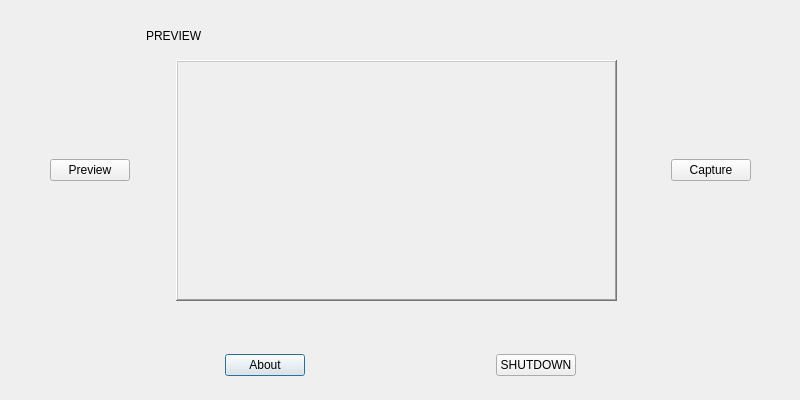
<?xml version="1.0" encoding="UTF-8"?>
<ui version="4.0">
 <class>homepage</class>
 <widget class="QDialog" name="homepage">
  <property name="geometry">
   <rect>
    <x>0</x>
    <y>0</y>
    <width>800</width>
    <height>400</height>
   </rect>
  </property>
  <property name="windowTitle">
   <string>Students' Identification System</string>
  </property>
  <widget class="QWidget" name="horizontalLayoutWidget_2">
   <property name="geometry">
    <rect>
     <x>40</x>
     <y>340</y>
     <width>721</width>
     <height>51</height>
    </rect>
   </property>
   <layout class="QHBoxLayout" name="horizontalLayout_2">
    <item>
     <spacer name="horizontalSpacer_6">
      <property name="orientation">
       <enum>Qt::Horizontal</enum>
      </property>
      <property name="sizeHint" stdset="0">
       <size>
        <width>40</width>
        <height>20</height>
       </size>
      </property>
     </spacer>
    </item>
    <item>
     <widget class="QPushButton" name="aboutButton">
      <property name="text">
       <string>About</string>
      </property>
     </widget>
    </item>
    <item>
     <spacer name="horizontalSpacer_5">
      <property name="orientation">
       <enum>Qt::Horizontal</enum>
      </property>
      <property name="sizeHint" stdset="0">
       <size>
        <width>40</width>
        <height>20</height>
       </size>
      </property>
     </spacer>
    </item>
    <item>
     <widget class="QPushButton" name="shutdownButton">
      <property name="text">
       <string>SHUTDOWN</string>
      </property>
     </widget>
    </item>
    <item>
     <spacer name="horizontalSpacer_7">
      <property name="orientation">
       <enum>Qt::Horizontal</enum>
      </property>
      <property name="sizeHint" stdset="0">
       <size>
        <width>40</width>
        <height>20</height>
       </size>
      </property>
     </spacer>
    </item>
   </layout>
  </widget>
  <widget class="QWidget" name="horizontalLayoutWidget_3">
   <property name="geometry">
    <rect>
     <x>40</x>
     <y>10</y>
     <width>721</width>
     <height>321</height>
    </rect>
   </property>
   <layout class="QHBoxLayout" name="horizontalLayout_3">
    <item>
     <spacer name="horizontalSpacer_4">
      <property name="orientation">
       <enum>Qt::Horizontal</enum>
      </property>
      <property name="sizeType">
       <enum>QSizePolicy::Minimum</enum>
      </property>
      <property name="sizeHint" stdset="0">
       <size>
        <width>10</width>
        <height>10</height>
       </size>
      </property>
     </spacer>
    </item>
    <item>
     <widget class="QPushButton" name="previewButton">
      <property name="text">
       <string>Preview</string>
      </property>
     </widget>
    </item>
    <item>
     <spacer name="horizontalSpacer">
      <property name="orientation">
       <enum>Qt::Horizontal</enum>
      </property>
      <property name="sizeType">
       <enum>QSizePolicy::Minimum</enum>
      </property>
      <property name="sizeHint" stdset="0">
       <size>
        <width>10</width>
        <height>10</height>
       </size>
      </property>
     </spacer>
    </item>
    <item>
     <widget class="QWidget" name="imagePreview" native="true">
      <property name="sizePolicy">
       <sizepolicy hsizetype="Expanding" vsizetype="Preferred">
        <horstretch>0</horstretch>
        <verstretch>0</verstretch>
       </sizepolicy>
      </property>
      <widget class="QLabel" name="ocrResultLabel">
       <property name="geometry">
        <rect>
         <x>0</x>
         <y>10</y>
         <width>491</width>
         <height>31</height>
        </rect>
       </property>
       <property name="text">
        <string>PREVIEW</string>
       </property>
      </widget>
      <widget class="QLabel" name="PreviewSpace">
       <property name="geometry">
        <rect>
         <x>30</x>
         <y>50</y>
         <width>441</width>
         <height>241</height>
        </rect>
       </property>
       <property name="autoFillBackground">
        <bool>true</bool>
       </property>
       <property name="frameShape">
        <enum>QFrame::WinPanel</enum>
       </property>
       <property name="frameShadow">
        <enum>QFrame::Raised</enum>
       </property>
       <property name="text">
        <string/>
       </property>
       <property name="scaledContents">
        <bool>false</bool>
       </property>
      </widget>
     </widget>
    </item>
    <item>
     <spacer name="horizontalSpacer_2">
      <property name="orientation">
       <enum>Qt::Horizontal</enum>
      </property>
      <property name="sizeType">
       <enum>QSizePolicy::Minimum</enum>
      </property>
      <property name="sizeHint" stdset="0">
       <size>
        <width>10</width>
        <height>10</height>
       </size>
      </property>
     </spacer>
    </item>
    <item>
     <widget class="QPushButton" name="captureButton">
      <property name="text">
       <string>Capture</string>
      </property>
     </widget>
    </item>
    <item>
     <spacer name="horizontalSpacer_3">
      <property name="orientation">
       <enum>Qt::Horizontal</enum>
      </property>
      <property name="sizeType">
       <enum>QSizePolicy::Minimum</enum>
      </property>
      <property name="sizeHint" stdset="0">
       <size>
        <width>10</width>
        <height>10</height>
       </size>
      </property>
     </spacer>
    </item>
   </layout>
  </widget>
 </widget>
 <resources/>
 <connections/>
</ui>
